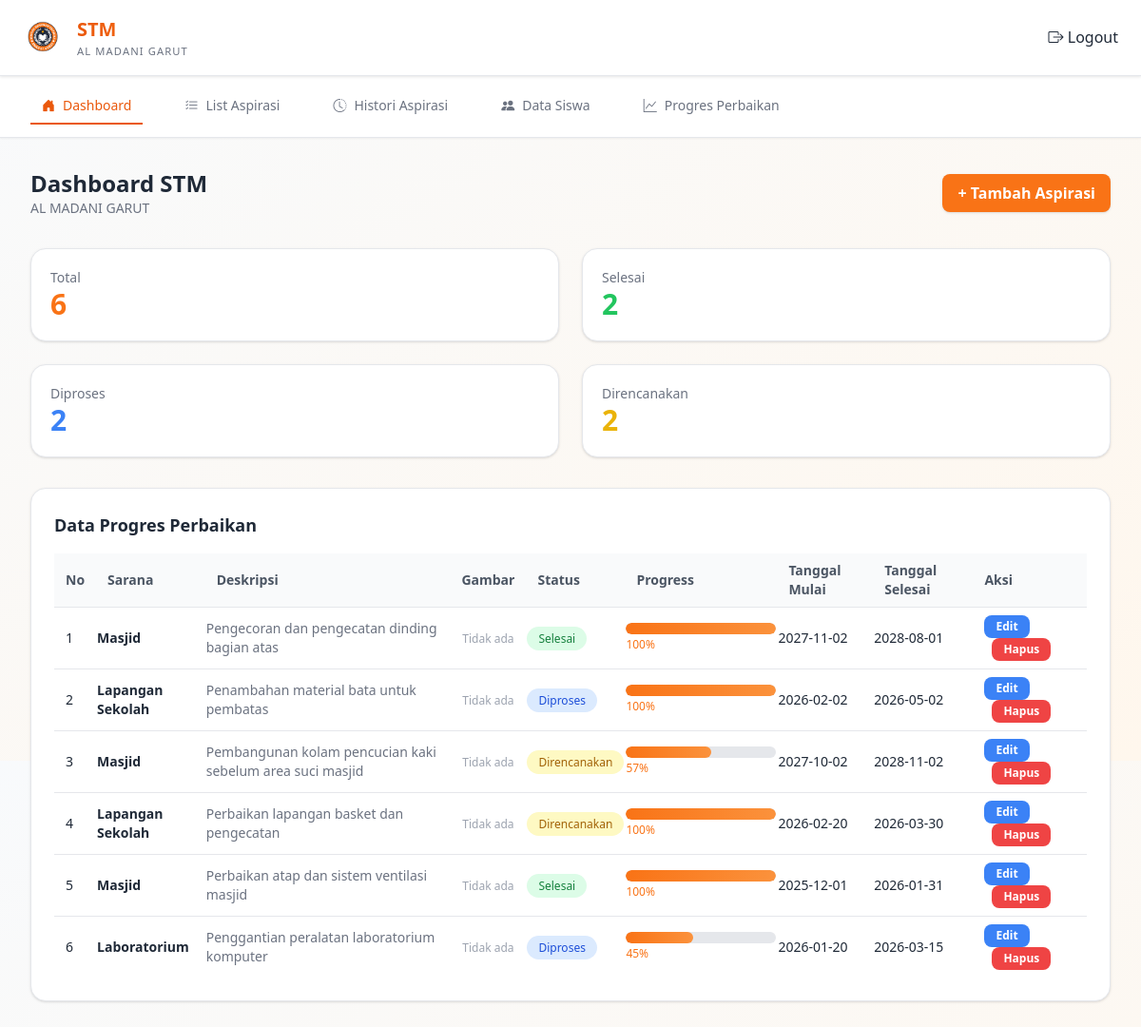
Page /admin/dashboard.php (signed in) on the committed database.
### tables this page shows
CREATE TABLE `data_aspirasi` (
  `id_aspirasi` int(11) NOT NULL,
  `sarana` varchar(100) NOT NULL,
  `deskripsi` text NOT NULL,
  `status` enum('direncanakan','diproses','selesai') DEFAULT 'direncanakan',
  `progress_persen` int(11) DEFAULT 0,
  `tanggal_mulai` date NOT NULL,
  `tanggal_selesai` date DEFAULT NULL,
  `created_at` timestamp NOT NULL DEFAULT current_timestamp(),
  `updated_at` timestamp NOT NULL DEFAULT current_timestamp() ON UPDATE current_timestamp()
);

### admin/dashboard.php (the view, shortened to what this page needs)
<?php
include "../config/config.php";
$query = "SELECT * FROM data_aspirasi ORDER BY created_at DESC";
$result = mysqli_query($koneksi, $query);
$total = mysqli_num_rows($result);
$selesai = mysqli_num_rows(mysqli_query($koneksi, "SELECT * FROM data_aspirasi WHERE status='selesai'"));
$proses = mysqli_num_rows(mysqli_query($koneksi, "SELECT * FROM data_aspirasi WHERE status='diproses'"));
$rencana = mysqli_num_rows(mysqli_query($koneksi, "SELECT * FROM data_aspirasi WHERE status='direncanakan'"));
?>
<!DOCTYPE html>
<html lang="id">
<head>
<script src="https://cdn.tailwindcss.com"></script>
<link rel="stylesheet" href="https://cdn.jsdelivr.net/npm/bootstrap-icons@1.11.0/font/bootstrap-icons.css">
</head>
<body class="bg-gradient-to-br from-slate-50 to-orange-50 text-gray-800 pb-24">
<div class="top-header">
    <div class="top-header-content">
        <div class="top-header-logo">
            <img src="../img/logostm.png">
            <div class="top-header-brand">
                <span>STM</span>
                <small>AL MADANI GARUT</small>
            </div>
        </div>
        <a href="../auth/logout.php" class="btn btn-danger btn-sm rounded-pill">
            <i class="bi bi-box-arrow-right"></i> Logout
        </a>
    </div>
</div>
<div class="bg-white border-b border-gray-200 shadow-sm">
    <div class="max-w-7xl mx-auto px-4 sm:px-6 lg:px-8">
        <div class="flex justify-between items-center h-16">
            <nav class="hidden md:flex space-x-8">
                <a href="dashboard.php" class="nav-item active flex items-center px-3 py-2 text-sm font-medium text-orange-600 border-b-2 border-orange-600">
                    <i class="bi bi-house-door-fill mr-2"></i>
                    Dashboard
                </a>
                <a href="list_aspirasi.php" class="nav-item flex items-center px-3 py-2 text-sm font-medium text-gray-500 hover:text-orange-600 hover:border-orange-600 border-b-2 border-transparent transition">
                    <i class="bi bi-list-check mr-2"></i>
                    List Aspirasi
                </a>
                <a href="histori-aspirasi.php" class="nav-item flex items-center px-3 py-2 text-sm font-medium text-gray-500 hover:text-orange-600 hover:border-orange-600 border-b-2 border-transparent transition">
                    <i class="bi bi-clock-history mr-2"></i>
                    Histori Aspirasi
                </a>
                <a href="data-siswa.php" class="nav-item flex items-center px-3 py-2 text-sm font-medium text-gray-500 hover:text-orange-600 hover:border-orange-600 border-b-2 border-transparent transition">
                    <i class="bi bi-people-fill mr-2"></i>
                    Data Siswa
                </a>
                <a href="progresperbaikan.php" class="nav-item flex items-center px-3 py-2 text-sm font-medium text-gray-500 hover:text-orange-600 hover:border-orange-600 border-b-2 border-transparent transition">
                    <i class="bi bi-graph-up mr-2"></i>
                    Progres Perbaikan
                </a>
            </nav>
        </div>
    </div>
</div>
<div class="flex min-h-screen">
    <main class="flex-1 p-8">
        <div class="flex justify-between items-center mb-8">
            <div class="flex items-center gap-4">
                <div>
                    <h1 class="text-2xl font-bold text-gray-800">Dashboard STM</h1>
                    <p class="text-sm text-gray-500">AL MADANI GARUT</p>
                </div>
            </div>
             <a href="tambahpengaduan.php" class="bg-orange-500 hover:bg-orange-600 text-white px-4 py-2 rounded-lg font-semibold shadow transition">
                + Tambah Aspirasi
            </a>
        </div>
        <div class="grid grid-cols-1 md:grid-cols-2 xl:grid-cols-4 gap-6 mb-8">
            <div class="bg-white p-5 rounded-2xl shadow border hover:shadow-lg transition">
                <p class="text-sm text-gray-500">Total</p>
                <h2 class="text-3xl font-bold text-orange-500"><?= $total ?></h2>
            </div>
            <div class="bg-white p-5 rounded-2xl shadow border">
                <p class="text-sm text-gray-500">Selesai</p>
                <h2 class="text-3xl font-bold text-green-500"><?= $selesai ?></h2>
            </div>
            <div class="bg-white p-5 rounded-2xl shadow border">
                <p class="text-sm text-gray-500">Diproses</p>
                <h2 class="text-3xl font-bold text-blue-500"><?= $proses ?></h2>
            </div>
            <div class="bg-white p-5 rounded-2xl shadow border">
                <p class="text-sm text-gray-500">Direncanakan</p>
                <h2 class="text-3xl font-bold text-yellow-500"><?= $rencana ?></h2>
            </div>
        </div>
        <div class="bg-white rounded-2xl shadow p-6 border">
            <h2 class="text-lg font-semibold mb-4">Data Progres Perbaikan</h2>
            <div class="overflow-x-auto">
                <table class="min-w-full text-sm">
                    <thead class="bg-gray-50 text-gray-600">
                        <tr>
                            <th class="px-3 py-2 text-left">No</th>
                            <th class="px-3 py-2 text-left">Sarana</th>
                            <th class="px-3 py-2 text-left">Deskripsi</th>
                            <th class="px-3 py-2 text-center">Gambar</th>
                            <th class="px-3 py-2 text-left">Status</th>
                            <th class="px-3 py-2 text-left">Progress</th>
                            <th class="px-3 py-2 text-left">Tanggal Mulai</th>
                            <th class="px-3 py-2 text-left">Tanggal Selesai</th>
                            <th class="px-3 py-2 text-left">Aksi</th>
                        </tr>
                    </thead>
                    <tbody>
                        <?php $no = 1; mysqli_data_seek($result, 0); while ($row = mysqli_fetch_assoc($result)) : ?>
                        <tr class="border-t hover:bg-orange-50 transition">
                            <td class="px-3 py-2"><?= $no++ ?></td>
                            <td class="font-semibold"><?= htmlspecialchars($row['sarana']) ?></td>
                            <td class="text-gray-500"><?= htmlspecialchars($row['deskripsi']) ?></td>
                            <td class="text-center py-2">
                                <?php if (!empty($row['gambar'])): ?>
                                    <img src="../img/<?= htmlspecialchars($row['gambar']) ?>" alt="Gambar" class="w-14 h-14 object-cover rounded-lg cursor-pointer hover:opacity-75 transition" onclick="window.open('../img/<?= htmlspecialchars($row['gambar']) ?>', '_blank')">
                                <?php else: ?>
                                    <span class="text-gray-400 text-xs">Tidak ada</span>
                                <?php endif; ?>
                            </td>
                            <td>
                                <?php if ($row['status'] == 'selesai'): ?>
                                    <span class="px-3 py-1 text-xs rounded-full bg-green-100 text-green-700">Selesai</span>
                                <?php elseif ($row['status'] == 'diproses'): ?>
                                    <span class="px-3 py-1 text-xs rounded-full bg-blue-100 text-blue-700">Diproses</span>
                                <?php else: ?>
                                    <span class="px-3 py-1 text-xs rounded-full bg-yellow-100 text-yellow-700">Direncanakan</span>
                                <?php endif; ?>
                            </td>
                            <td class="w-40">
                                <div class="w-full h-3 bg-gray-200 rounded-full overflow-hidden">
                                    <div class="h-full rounded-full transition-all duration-700"
                                        style="width: <?= intval($row['progress_persen']) ?>%;
                                        background: linear-gradient(90deg, #f97316, #fb923c);">
                                    </div>
                                </div>
                                <span class="text-xs text-orange-500">
                                    <?= intval($row['progress_persen']) ?>%
                                </span>
                            </td>
                            <td><?= $row['tanggal_mulai'] ?></td>
                            <td><?= $row['tanggal_selesai'] ?? '-' ?></td>
                            <td class="px-3 py-2 space-x-2">
                                <a href="edit-aspirasi.php?id=<?= $row['id_aspirasi'] ?>"
                                   class="inline-block rounded-lg bg-blue-500 px-3 py-1 text-xs font-semibold text-white hover:bg-blue-600 transition">
                                    Edit
                                </a>
                                <a href="hapus.php?id=<?= $row['id_aspirasi'] ?>"
                                   onclick="return confirm('Yakin ingin menghapus data ini?')"
                                   class="inline-block rounded-lg bg-red-500 px-3 py-1 text-xs font-semibold text-white hover:bg-red-600 transition">
                                    Hapus
                                </a>
                            </td>
                        </tr>
                        <?php endwhile; ?>
                    </tbody>
                </table>
            </div>
        </div>
    </main>
</div>
</body>
</html>

### admin/dashboard.php (style rules this page uses)
body { background: linear-gradient(135deg, #f8fafc, #fff7ed); padding-bottom: 120px; }
.top-header { background: white; border-bottom: 1px solid #e5e7eb; padding: 1rem 0; box-shadow: 0 1px 3px rgba(0,0,0,0.1); position: sticky; top: 0; z-index: 40; }
.top-header-content { display: flex; justify-content: space-between; align-items: center; padding: 0 1.5rem; }
.top-header-logo { display: flex; align-items: center; gap: 0.75rem; }
.top-header-logo img { height: 45px; }
.top-header-brand { display: flex; flex-direction: column; }
.top-header-brand span { font-weight: 700; background: linear-gradient(to right, #ea580c, #f97316); -webkit-background-clip: text; -webkit-text-fill-color: transparent; background-clip: text; font-size: 1.25rem; }
.top-header-brand small { color: #6b7280; font-size: 0.7rem; font-weight: 500; letter-spacing: 0.1em; text-transform: uppercase; }

### rows in the picture
data_aspirasi: sarana "Masjid", deskripsi "Pengecoran dan pengecatan dinding bagian atas", status "Selesai", progress_persen "100", tanggal_mulai "2027-11-02", tanggal_selesai "2028-08-01"
data_aspirasi: sarana "Lapangan Sekolah", deskripsi "Penambahan material bata untuk pembatas", status "Diproses", progress_persen "100", tanggal_mulai "2026-02-02", tanggal_selesai "2026-05-02"
data_aspirasi: sarana "Masjid", deskripsi "Pembangunan kolam pencucian kaki sebelum area suci masjid", status "Direncanakan", progress_persen "57", tanggal_mulai "2027-10-02", tanggal_selesai "2028-11-02"
data_aspirasi: sarana "Lapangan Sekolah", deskripsi "Perbaikan lapangan basket dan pengecatan", status "Direncanakan", progress_persen "100", tanggal_mulai "2026-02-20", tanggal_selesai "2026-03-30"
data_aspirasi: sarana "Masjid", deskripsi "Perbaikan atap dan sistem ventilasi masjid", status "Selesai", progress_persen "100", tanggal_mulai "2025-12-01", tanggal_selesai "2026-01-31"
data_aspirasi: sarana "Laboratorium", deskripsi "Penggantian peralatan laboratorium komputer", status "Diproses", progress_persen "45", tanggal_mulai "2026-01-20", tanggal_selesai "2026-03-15"

### other values in the picture
$total "6"
$selesai "2"
$proses "2"
$rencana "2"
